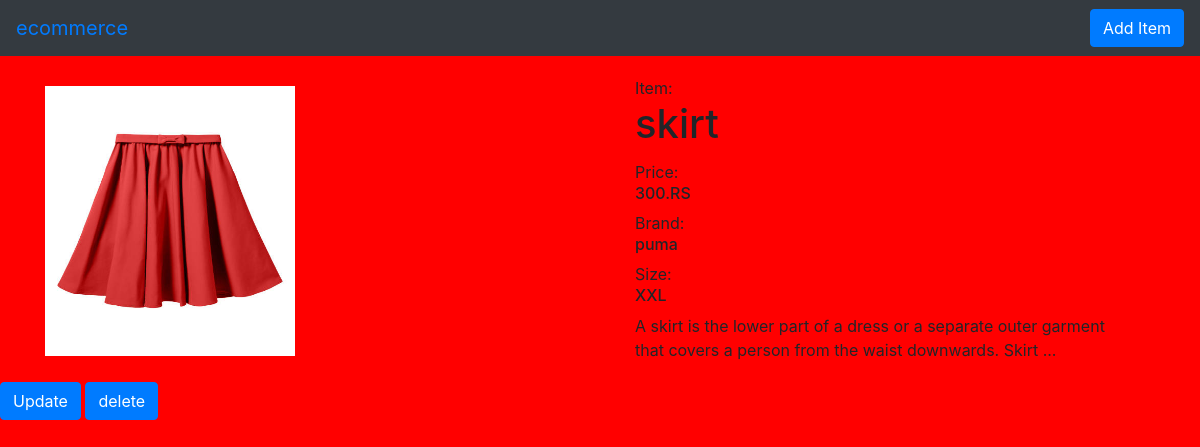
Page /view/2/ on the committed database.
### susiapp/models.py (models this page shows, shortened)
class ecommerce(models.Model):
    name=models.CharField(max_length=150)
    price=models.IntegerField()
    brand=models.TextField()
    size=models.TextField()
    details=models.TextField()
    image=models.ImageField(upload_to="image")
    class Meta:
        verbose_name_plural='ecommerce'

### susiapp/views.py (the view)
# urls.py: path("view/<int:susi_id>/", views.detail, name='view'),
def detail(request,susi_id):
    a=ecommerce.objects.get(id=susi_id)
    return render(request,'view.html',{'name':a})

### templates/view.html
{% extends 'base.html' %}
{% block body %}
<div class="container">
    <div class="row">
        <div class="col-md-6">
  <img class="card-img-top" src="{{name.image.url}}" style="height:300px;width:250px;padding-top:30px;" alt="Card image cap">
        </div>
        <div class="col-md-6">
            <div class="card-body">
   Item: <h1 class="card-title">{{name.name}}</h1>
    Price:<h6 class="card-text">{{name.price}}.RS</h6>
               Brand: <h6 class="card-text">{{name.brand}}</h6>
                Size:<h6 class="card-text">{{name.size}}</h6>
        <p class="card-text">{{name.details}}</p>
  </div>
</div>
    </div>
</div>
<a class='btn btn-primary' href="{% url 'update' name.id %}" >Update</a>
<a class="btn btn-primary" href="{% url 'delete' name.id %}"> delete</a>
{% endblock %}

### static/style.css (style rules this page uses)
body { background-color:red; }

### rows in the picture
ecommerce: image (picture), name "skirt", price "300", brand "puma", size "XXL", details "A skirt is the lower part of a dress or a separate outer garment that covers a person from the waist downwards. Skirt ..."
